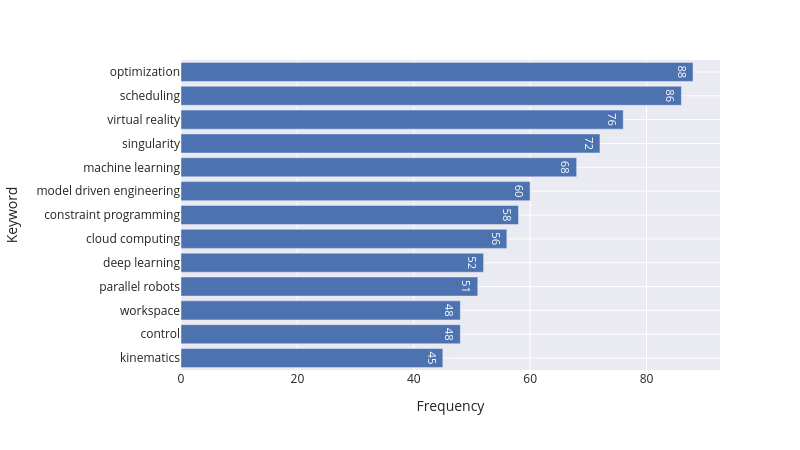

Notebook code cell kept with this figure:
### Code cell
fig = px.bar(
    data_frame = keywords.iloc[:13].sort_values(ascending=True).reset_index(),
    y = "index",
    x = 0,
    text = 0,
    width=800,
    height=450
)
fig.update_layout(xaxis_title="Frequency",yaxis_title="Keyword")
save_fig(fig, 'top_10_most_frequent_keywords.svg')
show(fig)

### Figure 1 — Plotly figure (JSON) as saved in the notebook; plotly's stock layout.template omitted (floating-point values rounded to 4 significant figures)
{"data": [{"hovertemplate": "0=%{text}<br>index=%{y}<extra></extra>", "legendgroup": "", "marker": {"color": "rgb(76,114,176)", "pattern": {"shape": ""}}, "name": "", "orientation": "h", "showlegend": false, "text": [45.0, 48.0, 48.0, 51.0, 52.0, 56.0, 58.0, 60.0, 68.0, 72.0, 76.0, 86.0, 88.0], "textposition": "auto", "type": "bar", "x": [45, 48, 48, 51, 52, 56, 58, 60, 68, 72, 76, 86, 88], "xaxis": "x", "y": ["kinematics", "control", "workspace", "parallel robots", "deep learning", "cloud computing", "constraint programming", "model driven engineering", "machine learning", "singularity", "virtual reality", "scheduling", "optimization"], "yaxis": "y"}], "layout": {"barmode": "relative", "font": {"size": 12}, "height": 450, "legend": {"tracegroupgap": 0}, "margin": {"t": 60}, "width": 800, "xaxis": {"anchor": "y", "domain": [0, 1], "title": {"text": "Frequency"}}, "yaxis": {"anchor": "x", "domain": [0, 1], "title": {"text": "Keyword"}}}}
